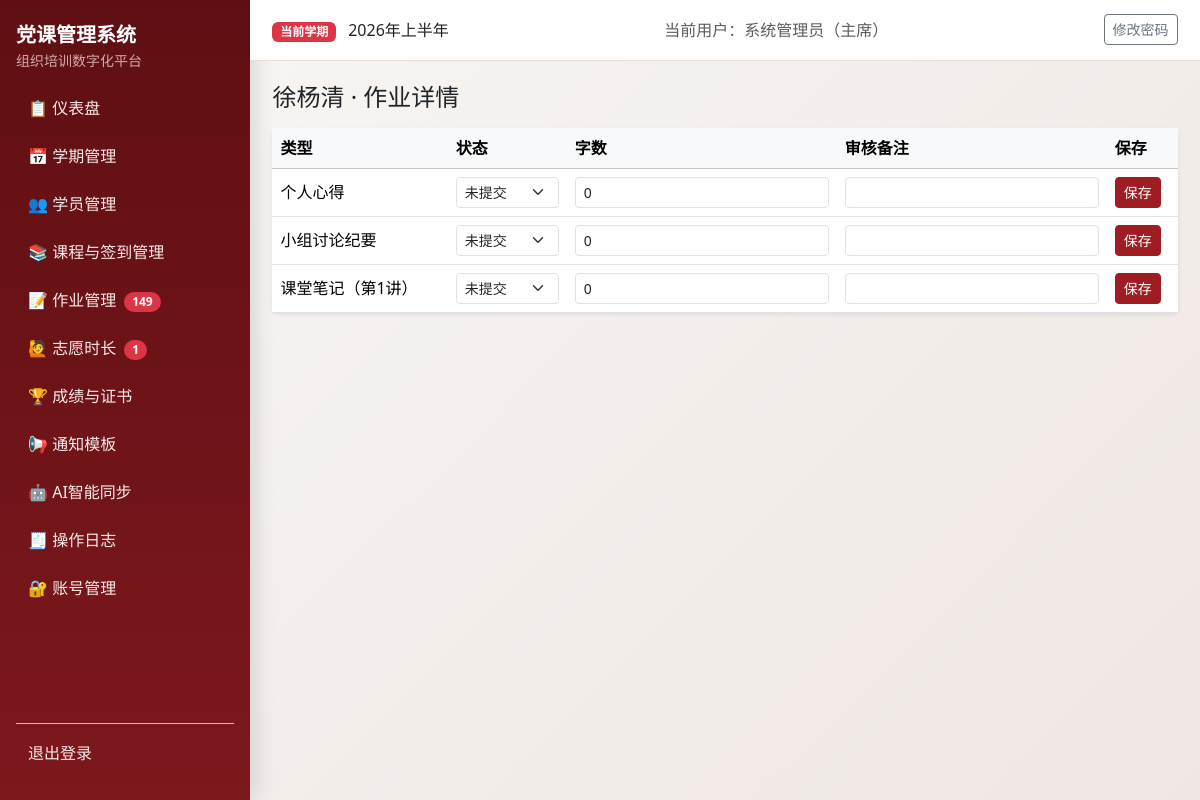
Screenshot of /assignments/student/7 (signed in) with the database file from the repository.
### models.py (models this page shows, shortened)
class Semester(db.Model):
    __tablename__ = "semesters"
    id = db.Column(db.Integer, primary_key=True)
    name = db.Column(db.String(100), nullable=False)
    period_code = db.Column(db.String(20), nullable=True)
    period_positive = db.Column(db.String(20), nullable=True)
    period_development = db.Column(db.String(20), nullable=True)
    period_probationary = db.Column(db.String(20), nullable=True)
    year = db.Column(db.Integer, nullable=False)
    status = db.Column(db.String(20), nullable=False, default="active")
    exam_weight = db.Column(db.Integer, nullable=False, default=40)
    attendance_weight = db.Column(db.Integer, nullable=False, default=30)
    assignment_weight = db.Column(db.Integer, nullable=False, default=20)
    volunteer_weight = db.Column(db.Integer, nullable=False, default=10)
    pass_threshold = db.Column(db.Float, nullable=False, default=60.0)
    volunteer_target_hours = db.Column(db.Float, nullable=False, default=0.0)
    min_attendance_sessions = db.Column(db.Integer, nullable=False, default=2)
    created_at = db.Column(db.DateTime, default=datetime.utcnow, nullable=False)
    students = db.relationship("Student", back_populates="semester", cascade="all, delete-orphan")
    course_sessions = db.relationship("CourseSession", back_populates="semester", cascade="all, delete-orphan")
    assignments = db.relationship("Assignment", back_populates="semester", cascade="all, delete-orphan")
    volunteer_records = db.relationship(
        "VolunteerRecord", back_populates="semester", cascade="all, delete-orphan"
    )
    exam_records = db.relationship("ExamRecord", back_populates="semester", cascade="all, delete-orphan")
    final_scores = db.relationship("FinalScore", back_populates="semester", cascade="all, delete-orphan")

class User(UserMixin, db.Model):
    __tablename__ = "users"
    id = db.Column(db.Integer, primary_key=True)
    username = db.Column(db.String(80), unique=True, nullable=False, index=True)
    password_hash = db.Column(db.String(255), nullable=False)
    role = db.Column(db.String(20), nullable=False, default="staff")
    real_name = db.Column(db.String(80), nullable=True)
    created_at = db.Column(db.DateTime, default=datetime.utcnow, nullable=False)

class Student(db.Model):
    __tablename__ = "students"
    __table_args__ = (
        db.UniqueConstraint("semester_id", "student_id", "stage", name="uq_student_semester_student_stage"),
    )
    id = db.Column(db.Integer, primary_key=True)
    semester_id = db.Column(db.Integer, db.ForeignKey("semesters.id"), nullable=False, index=True)
    name = db.Column(db.String(80), nullable=False)
    student_id = db.Column(db.String(50), nullable=False)
    department = db.Column(db.String(120), nullable=True)
    stage = db.Column(db.String(20), nullable=False)
    contact = db.Column(db.String(120), nullable=True)
    group_number = db.Column(db.Integer, nullable=True)
    is_group_leader = db.Column(db.Boolean, nullable=False, default=False)
    status = db.Column(db.String(20), nullable=False, default="在读")
    disqualified_reason = db.Column(db.String(255), nullable=True)
    semester = db.relationship("Semester", back_populates="students")
    attendances = db.relationship("Attendance", back_populates="student", cascade="all, delete-orphan")
    assignments = db.relationship("Assignment", back_populates="student", cascade="all, delete-orphan")
    volunteer_records = db.relationship(
        "VolunteerRecord", back_populates="student", cascade="all, delete-orphan"
    )
    exam_records = db.relationship("ExamRecord", back_populates="student", cascade="all, delete-orphan")
    final_scores = db.relationship("FinalScore", back_populates="student", cascade="all, delete-orphan")

class Assignment(db.Model):
    __tablename__ = "assignments"
    __table_args__ = (
        db.UniqueConstraint("student_id", "semester_id", "session_id", "type", name="uq_assignment_unique_task"),
    )
    id = db.Column(db.Integer, primary_key=True)
    student_id = db.Column(db.Integer, db.ForeignKey("students.id"), nullable=False, index=True)
    semester_id = db.Column(db.Integer, db.ForeignKey("semesters.id"), nullable=False, index=True)
    session_id = db.Column(db.Integer, db.ForeignKey("course_sessions.id"), nullable=True, index=True)
    type = db.Column(db.String(30), nullable=False)
    word_count = db.Column(db.Integer, nullable=False, default=0)
    status = db.Column(db.String(20), nullable=False, default="未提交")
    submitted_at = db.Column(db.DateTime, nullable=True)
    reviewed_by = db.Column(db.String(80), nullable=True)
    review_note = db.Column(db.Text, nullable=True)
    student = db.relationship("Student", back_populates="assignments")
    semester = db.relationship("Semester", back_populates="assignments")
    session = db.relationship("CourseSession", back_populates="assignments")

class CourseSession(db.Model):
    __tablename__ = "course_sessions"
    __table_args__ = (
        db.UniqueConstraint("semester_id", "session_number", name="uq_semester_session_number"),
    )
    id = db.Column(db.Integer, primary_key=True)
    semester_id = db.Column(db.Integer, db.ForeignKey("semesters.id"), nullable=False, index=True)
    session_number = db.Column(db.Integer, nullable=False)
    theme = db.Column(db.String(200), nullable=False)
    date = db.Column(db.Date, nullable=False)
    location = db.Column(db.String(200), nullable=True)
    is_online = db.Column(db.Boolean, nullable=False, default=False)
    meeting_link = db.Column(db.String(255), nullable=True)
    lecturer = db.Column(db.String(120), nullable=True)
    notes = db.Column(db.Text, nullable=True)
    semester = db.relationship("Semester", back_populates="course_sessions")
    attendances = db.relationship("Attendance", back_populates="session", cascade="all, delete-orphan")
    assignments = db.relationship("Assignment", back_populates="session", cascade="all")

### blueprints/assignments.py (the view, shortened to what this page needs)
@assignments_bp.route("/student/<int:student_id>", methods=["GET", "POST"])
@login_required
def student_assignment_detail(student_id: int):
	student = db.session.get(Student, student_id)
	if not student:
		flash("学员不存在。", "danger")
		return redirect(url_for("assignments_bp.assignments_overview"))
	semester = db.session.get(Semester, student.semester_id)
	_ensure_student_assignment_set(student, semester)
	items = Assignment.query.filter_by(student_id=student.id, semester_id=student.semester_id).order_by(Assignment.type.asc(), Assignment.id.asc()).all()
	return render_template("assignments/student_detail.html", student=student, items=items)

### authz.py (called while the page is built)
def normalize_role(role: str | None) -> str:
    value = (role or "staff").strip().lower()
    if value not in ROLE_LABELS:
        return "staff"
    return value

def role_label(role: str | None) -> str:
    return ROLE_LABELS.get(normalize_role(role), "干事")

def can_view_logs(role: str | None) -> bool:
    return normalize_role(role) in {"admin", "minister"}

def can_manage_accounts(role: str | None) -> bool:
    return normalize_role(role) == "admin"

def can_edit_notification_templates(role: str | None) -> bool:
    return normalize_role(role) in {"admin", "minister"}

### blueprints/assignments.py (called while the page is built)
def _ensure_student_assignment_set(student: Student, semester: Semester):
	sessions = CourseSession.query.filter_by(semester_id=semester.id).all()
	for session in sessions:
		if not Assignment.query.filter_by(student_id=student.id, semester_id=semester.id, session_id=session.id, type="课堂笔记").first():
			db.session.add(Assignment(student_id=student.id, semester_id=semester.id, session_id=session.id, type="课堂笔记", status="未提交"))
	for tp in ["个人心得", "小组讨论纪要"]:
		if not Assignment.query.filter_by(student_id=student.id, semester_id=semester.id, session_id=None, type=tp).first():
			db.session.add(Assignment(student_id=student.id, semester_id=semester.id, session_id=None, type=tp, status="未提交"))

### templates/assignments/student_detail.html (shortened to what this page needs)
{% extends "base.html" %}
{% block content %}
<h1 class="h4 mb-3">{{ student.name }} · 作业详情</h1>
<div class="card border-0 shadow-sm"><div class="table-responsive"><table class="table align-middle mb-0">
  <thead class="table-light"><tr><th>类型</th><th>状态</th><th>字数</th><th>审核备注</th><th>保存</th></tr></thead>
  <tbody>
    {% for item in items %}
    <tr>
      <form method="post">
      <td>{{ item.type }}{% if item.session %}（第{{ item.session.session_number }}讲）{% endif %}</td>
      <td><select name="status" class="form-select form-select-sm">{% for st in ['未提交','已提交','已通过','已退回'] %}<option value="{{ st }}" {% if item.status==st %}selected{% endif %}>{{ st }}</option>{% endfor %}</select></td>
      <td><input name="word_count" type="number" class="form-control form-control-sm" value="{{ item.word_count }}"></td>
      <td><input name="review_note" class="form-control form-control-sm" value="{{ item.review_note or '' }}"></td>
      <td><button class="btn btn-sm btn-primary">保存</button></td>
      </form>
    </tr>
    {% endfor %}
  </tbody>
</table></div></div>
{% endblock %}

### templates/base.html (shortened to what this page needs)
<!doctype html>
<html lang="zh-CN">
<head>
  <link href="https://cdn.jsdelivr.net/npm/bootstrap@5.3.3/dist/css/bootstrap.min.css" rel="stylesheet">
</head>
<body>
  {% if current_user.is_authenticated %}
  <div class="layout">
    <aside class="sidebar d-flex flex-column">
      <div class="mb-3">
        <div class="fw-bold fs-5 text-white">党课管理系统</div>
        <div class="small opacity-75">组织培训数字化平台</div>
      </div>
      <nav class="nav flex-column mb-3">
        <a class="nav-link" href="{{ url_for('auth_bp.dashboard') }}">📋 仪表盘</a>
        <a class="nav-link" href="{{ url_for('semester_bp.list_semesters') }}">📅 学期管理</a>
        <a class="nav-link" href="{{ url_for('students_bp.list_students') }}">👥 学员管理</a>
        <a class="nav-link" href="{{ url_for('courses_bp.list_courses') }}">📚 课程与签到管理</a>
        <a class="nav-link" href="{{ url_for('assignments_bp.assignments_overview') }}">📝 作业管理
          {% if pending_assignment_students > 0 %}
            <span class="badge rounded-pill text-bg-danger ms-1">{{ pending_assignment_students }}</span>
          {% endif %}
        </a>
        <a class="nav-link" href="{{ url_for('volunteers_bp.volunteer_overview') }}">🙋 志愿时长
          {% if pending_volunteer_records > 0 %}
            <span class="badge rounded-pill text-bg-danger ms-1">{{ pending_volunteer_records }}</span>
          {% endif %}
        </a>
        <a class="nav-link" href="{{ url_for('scores_bp.result_overview') }}">🏆 成绩与证书</a>
        <a class="nav-link" href="{{ url_for('notifications_bp.template_list') }}">📢 通知模板</a>
        <a class="nav-link" href="{{ url_for('ai_tools_bp.index') }}">🤖 AI智能同步</a>
        {% if can_view_logs %}
        <a class="nav-link" href="{{ url_for('auth_bp.operation_logs') }}">🧾 操作日志</a>
        {% endif %}
        {% if can_manage_accounts %}
        <a class="nav-link" href="{{ url_for('auth_bp.account_list') }}">🔐 账号管理</a>
        {% endif %}
      </nav>
      <div class="mt-auto pt-2 border-top border-danger-subtle">
        <a class="nav-link" href="{{ url_for('auth_bp.logout') }}">退出登录</a>
      </div>
    </aside>
    <div class="content-wrap">
      <header class="topbar">
        <div>
          <span class="badge text-bg-danger">当前学期</span>
          <span class="ms-2">{{ current_semester.name if current_semester else '未设置激活学期' }}</span>
        </div>
        <div class="text-muted">当前用户：{{ current_user.real_name or current_user.username }}（{{ current_user_role_label }}）</div>
        <div>
          <a class="btn btn-sm btn-outline-secondary" href="{{ url_for('auth_bp.change_password') }}">修改密码</a>
        </div>
      </header>
      <main class="page-content">
        {% block content %}{% endblock %}
      </main>
    </div>
  </div>
  {% else %}
    {% block auth_content %}{% endblock %}
  {% endif %}
</body>
</html>

### templates/base.html (style rules this page uses)
:root { --pc-primary: #9f1d22; --pc-primary-dark: #7f1519; --pc-sidebar-bg: #5f0f13; --pc-sidebar-text: #f6dddd; --pc-bg: #f8f6f4; --pc-card: #ffffff; }
body { background: linear-gradient(135deg, #f8f6f4 0%, #efe7e3 100%); min-height: 100vh; }
.layout { display: flex; min-height: 100vh; }
.sidebar { width: 250px; background: linear-gradient(180deg, var(--pc-sidebar-bg), #7d181d); color: var(--pc-sidebar-text); position: fixed; top: 0; left: 0; bottom: 0; padding: 1.25rem 1rem; box-shadow: 6px 0 20px rgba(0, 0, 0, 0.12); }
.sidebar .nav-link { color: #f8eaea; border-radius: 10px; margin-bottom: 0.4rem; padding: 0.55rem 0.75rem; }
.content-wrap { margin-left: 250px; width: calc(100% - 250px); }
.topbar { background: var(--pc-card); border-bottom: 1px solid #eadfda; padding: 0.9rem 1.4rem; display: flex; justify-content: space-between; align-items: center; position: sticky; top: 0; z-index: 5; }
.page-content { padding: 1.4rem; }
.btn-primary { background-color: var(--pc-primary); border-color: var(--pc-primary); }

### rows the page displays
Semester: name "2026年上半年"
User: real_name "系统管理员"
Student: name "徐杨清"
Assignment: type "个人心得", status "未提交", word_count "0"
Assignment: type "小组讨论纪要", status "未提交", word_count "0"
Assignment: type "课堂笔记", session.session_number "1", status "未提交", word_count "0"

### other values shown
{{ pending_assignment_students }} "149"
{{ pending_volunteer_records }} "1"
{{ current_user_role_label }} "主席"
